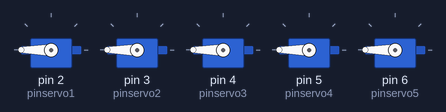
The sketch below on a simulated Arduino Uno, built with avr-gcc and run on an emulated ATmega328P. Parts: 5 × servo.

Above: at 0.1 s.
At 3.7 s:
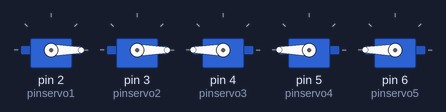
At 4.7 s:
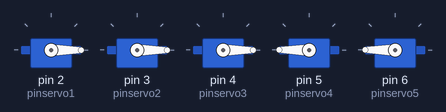
At 5.7 s:
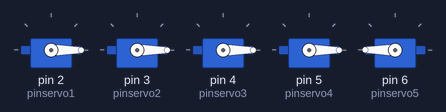
At 12.5 s:
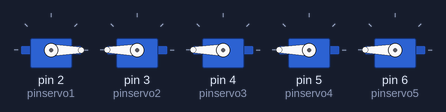
At 30.2 s:
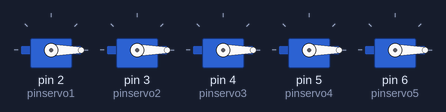
Timing chart, 0 to 40.0 s (numbered marks = the images above):
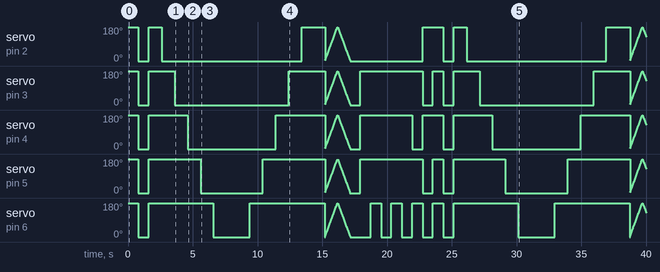

Measured:
- by itself, servo on pin 3 (pinservo2): 180° → 0° at 0.80 s, → 180° 0.80 s later, → 0° 2.0 s later, → 180° 8.8 s later, … (170 changes in this stretch)
- by itself, servo on pin 4 (pinservo3): 180° → 0° at 0.80 s, → 180° 0.80 s later, → 0° 3.0 s later, → 180° 6.8 s later, … (170 changes in this stretch)

The sketch:

hand.ino
```cpp
#include <Servo.h>

Servo servo1;
Servo servo2;
Servo servo3;
Servo servo4;
Servo servo5;

int pinservo1 = 2;
int pinservo2 = 3;
int pinservo3 = 4;
int pinservo4 = 5;
int pinservo5 = 6;

void abrir() {
  servo1.write(0);
  servo2.write(0);
  servo3.write(0);
  servo4.write(0);
  servo5.write(0);
}

void indice(int op) {
  switch (op) {
    case 1:
      servo1.write(0);
      break;
    case 2:
      servo1.write(180);
      break;
  }
}

void corazon(int op) {
  switch (op) {
    case 1:
      servo2.write(0);
      break;
    case 2:
      servo2.write(180);
      break;
  }
}

void anular(int op) {
  switch (op) {
    case 1:
      servo3.write(0);
      break;
    case 2:
      servo3.write(180);
      break;
  }
}

void menique(int op) {
  switch (op) {
    case 1:
      servo4.write(0);
      break;
    case 2:
      servo4.write(180);
      break;
  }
}

void gordo(int op) {
  switch (op) {
    case 1:
      servo5.write(0);
      break;
    case 2:
      servo5.write(180);
      break;
  }
}

void cerrar() {
  indice(2);
  corazon(2);
  anular(2);
  menique(2);
  gordo(2);
}

void contar() {
  cerrar();
  delay(1000);
  indice(1);
  delay(1000);
  corazon(1);
  delay(1000);
  anular(1);
  delay(1000);
  menique(1);
  delay(1000);
  gordo(1);
  delay(1000);
}

void regresivo() {
  abrir();
  delay(1000);
  gordo(2);
  delay(1000);
  menique(2);
  delay(1000);
  anular(2);
  delay(1000);
  corazon(2);
  delay(1000);
  indice(2);
  delay(1000);
}

void saludo() {
  for (int i = 0; i <= 180; i++) {
    servo5.write(i);
    delay(1);
    servo1.write(i);
    delay(1);
    servo2.write(i);
    delay(1);
    servo3.write(i);
    delay(1);
    servo4.write(i);
    delay(1);
  }
  for (int i = 180; i >= 0; i--) {
    servo4.write(i);
    delay(1);
    servo3.write(i);
    delay(1);
    servo2.write(i);
    delay(1);
    servo1.write(i);
    delay(1);
    servo5.write(i);
    delay(1);
  }
}

void pistola() {
  indice(1);
  corazon(2);
  anular(2);
  menique(2);
  gordo(1);
  delay(800);
  gordo(2);
  delay(800);
  gordo(1);
  delay(800);
  gordo(2);
  delay(800);
  gordo(1);
}

void sigsag() {
  indice(1);
  corazon(2);
  anular(1);
  menique(2);
  gordo(2);
  delay(800);
  indice(2);
  corazon(1);
  anular(2);
  menique(1);
  gordo(1);
}

void setup() {
  servo1.attach(pinservo1);
  servo2.attach(pinservo2);
  servo3.attach(pinservo3);
  servo4.attach(pinservo4);
  servo5.attach(pinservo5);
  Serial.begin(9600);
  abrir();
}

void loop() {
  cerrar();
  delay(800);
  abrir();
  delay(800);
  contar();
  delay(800);
  regresivo();
  delay(800);
  saludo();
  delay(800);
  pistola();
  delay(800);
  sigsag();
  delay(800);
}
```
